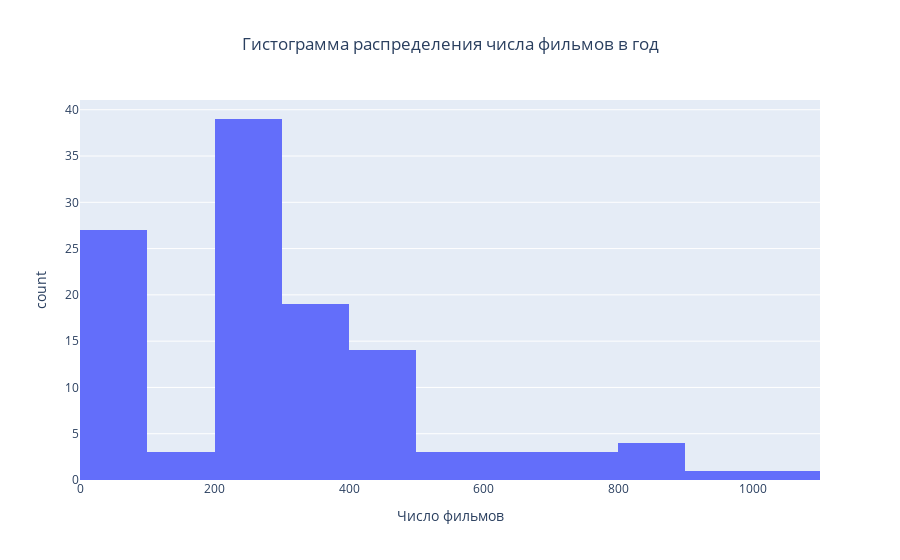

Notebook cell for this chart:
### Code cell
#df_gr.hist(column = 'Count_', title='Гистограмма распределения числа фильмов в год')
fig = px.histogram(df_gr, x = "Count_",title = 'Гистограмма распределения числа фильмов в год',
                   labels = {'Count_':'Число фильмов'})
fig.update_layout(title_x = 0.5)
fig.show()

### Figure 1 — Plotly figure (JSON) as saved in the notebook; plotly's stock layout.template omitted (floating-point values rounded to 4 significant figures)
{"data": [{"alignmentgroup": "True", "bingroup": "x", "hovertemplate": "Число фильмов=%{x}<br>count=%{y}<extra></extra>", "legendgroup": "", "marker": {"color": "#636efa", "pattern": {"shape": ""}}, "name": "", "offsetgroup": "", "orientation": "v", "showlegend": false, "type": "histogram", "x": [4, 1, 2, 1, 2, 3, 3, 6, 4, 10, 7, 8, 10, 45, 24, 26, 35, 61, 57, 70, 61, 44, 38, 45, 55, 57, 56, 100, 145, 188, 223, 243, 229, 244, 260, 204, 237, 213, 269, 315, 311, 300, 274, 284, 253, 256, 288, 322, 316, 317, 355, 328, 361, 336, 343, 365, 383, 333, 293, 268, 257, 251, 245, 261, 230, 235, 248, 259, 243, 245, 284, 280, 246, 238, 230, 217, 264, 254, 261, 253, 272, 289, 256, 302, 333, 328, 398, 410, 378, 420, 408, 417, 435, 471, 488, 475, 494, 417, 443, 467, 470, 492, 514, 565, 575, 723, 665, 650, 745, 825, 858, 874, 1021, 929, 661, 721, 805], "xaxis": "x", "yaxis": "y"}], "layout": {"barmode": "relative", "legend": {"tracegroupgap": 0}, "title": {"text": "Гистограмма распределения числа фильмов в год", "x": 0.5}, "xaxis": {"anchor": "y", "domain": [0, 1], "title": {"text": "Число фильмов"}}, "yaxis": {"anchor": "x", "domain": [0, 1], "title": {"text": "count"}}}}
